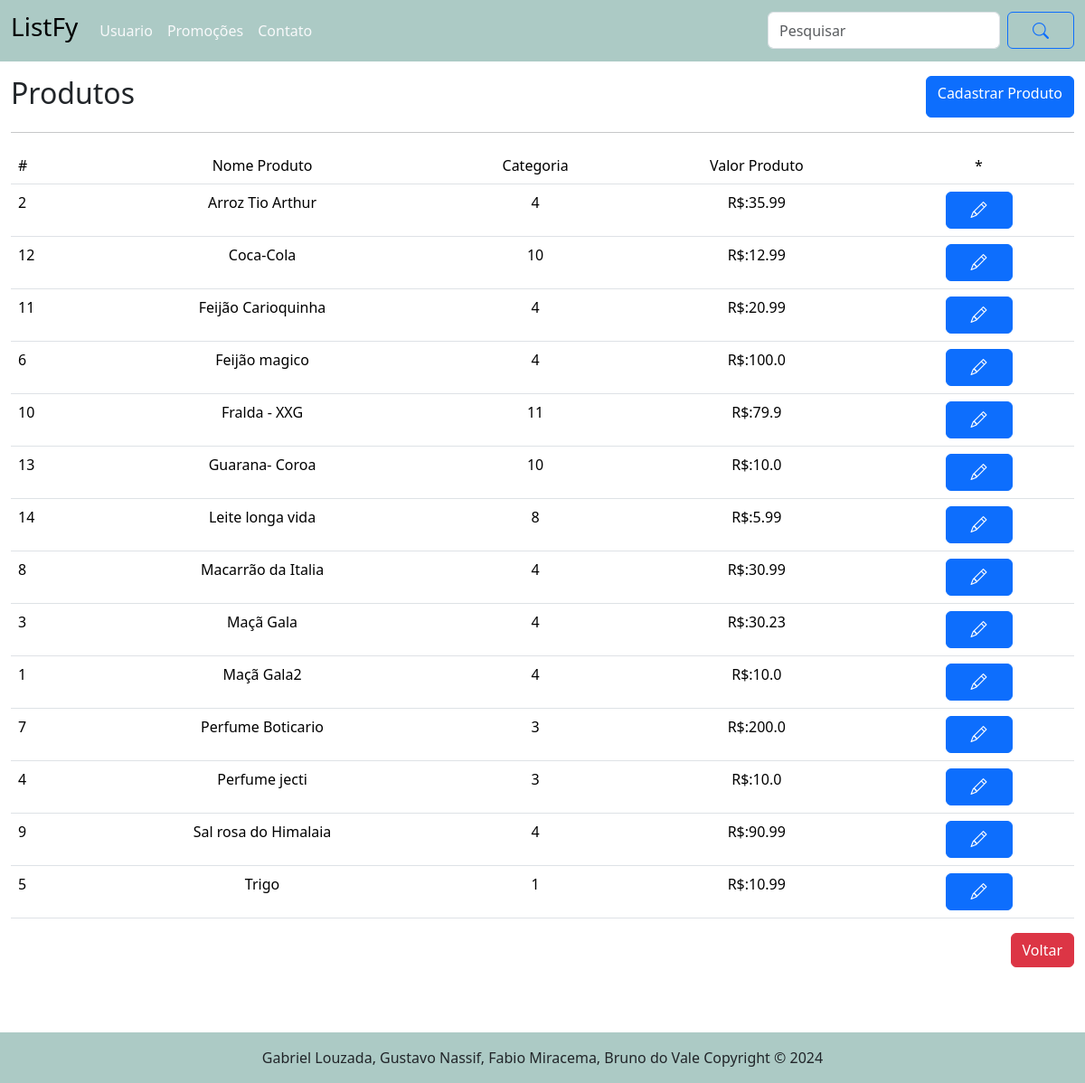
/produto/, run on an earlier commit of the app's database.
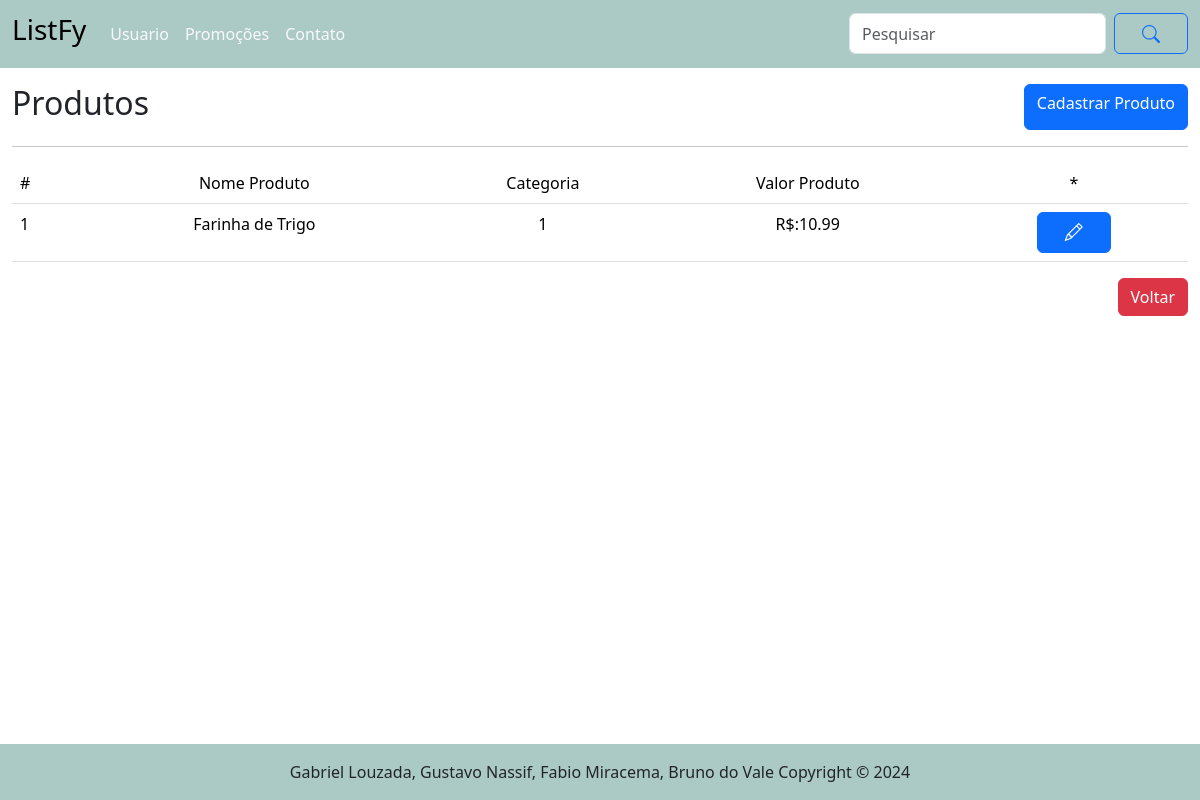
And on a later commit of the database.
### tables this page shows
CREATE TABLE "produto" (
	"id_produto"	INTEGER,
	"nome_produto"	TEXT NOT NULL,
	"id_categoria"	INTEGER NOT NULL,
	"valor_produto"	REAL NOT NULL,
	PRIMARY KEY("id_produto" AUTOINCREMENT),
	FOREIGN KEY("id_categoria") REFERENCES "categoria"("id_categoria")
);

### routes/produto_routes.py (the view)
@router.get("/", response_class=HTMLResponse)
async def get_produtos(request: Request):
    produtos = obter_todos_produtos()
    return templates.TemplateResponse("/produto/listar_produtos.html", {"request": request, "produtos": produtos})

### templates/produto/listar_produtos.html (shortened to what this page needs)
{% extends "base.html" %}
{% block conteudo %}
    <main class="container-fluid">
        <div class="d-flex justify-content-between mt-3">
            <h2>Produtos</h2>
            <a href="/produto/cadastrar_produto" class="btn btn-primary"> Cadastrar Produto</a>
        </div>
        <hr>
        <table class="table">
            <tr>
                <td>#</td>
                <td style="text-align: center;">Nome Produto</td>
                <td style="text-align: center;">Categoria</td>
                <td style="text-align: center;">Valor Produto</td>
                <td style="text-align: center;">*</td>
            </tr>
            {% for p in produtos %}
            <tr>
                <td>{{ p.id_produto }}</td>
                <td style="text-align: center;">{{ p.nome_produto }}</td>
                <td style="text-align: center;">{{ p.id_categoria }}</td>
                <td style="text-align: center;">R$:{{ p.valor_produto }}</td>
                <td style="text-align: center;" ><a href="/produto/alterar_produto/{{ p.id_produto }}" class="btn btn-primary"><i class="bi bi-pencil"></i></a></td>
            </tr>
            {% endfor %}
        </table>
        <div class="row">
            <div class="col-12 mb-5 d-flex justify-content-end">
                <a href="/" class="btn btn-danger"> Voltar</a>
            </div>
        </div>
    </main>
{% endblock %}

What changed in the data, as far as the page shows it:
removed produto: id_produto "2", nome_produto "Arroz Tio Arthur", id_categoria "4", valor_produto "35.99"
removed produto: id_produto "12", nome_produto "Coca-Cola", id_categoria "10", valor_produto "12.99"
removed produto: id_produto "11", nome_produto "Feijão Carioquinha", id_categoria "4", valor_produto "20.99"
removed produto: id_produto "6", nome_produto "Feijão magico", id_categoria "4", valor_produto "100.0"
removed produto: id_produto "10", nome_produto "Fralda - XXG", id_categoria "11", valor_produto "79.9"
removed produto: id_produto "13", nome_produto "Guarana- Coroa", id_categoria "10", valor_produto "10.0"
removed produto: id_produto "14", nome_produto "Leite longa vida", id_categoria "8", valor_produto "5.99"
removed produto: id_produto "8", nome_produto "Macarrão da Italia", id_categoria "4", valor_produto "30.99"
removed produto: id_produto "3", nome_produto "Maçã Gala", id_categoria "4", valor_produto "30.23"
removed produto: id_produto "7", nome_produto "Perfume Boticario", id_categoria "3", valor_produto "200.0"
removed produto: id_produto "4", nome_produto "Perfume jecti", id_categoria "3", valor_produto "10.0"
removed produto: id_produto "9", nome_produto "Sal rosa do Himalaia", id_categoria "4", valor_produto "90.99"
removed produto: id_produto "5", nome_produto "Trigo", id_categoria "1", valor_produto "10.99"
changed produto id 1: nome_produto "Maçã Gala2" → "Farinha de Trigo"; id_categoria "4" → "1"; valor_produto "10.0" → "10.99"
